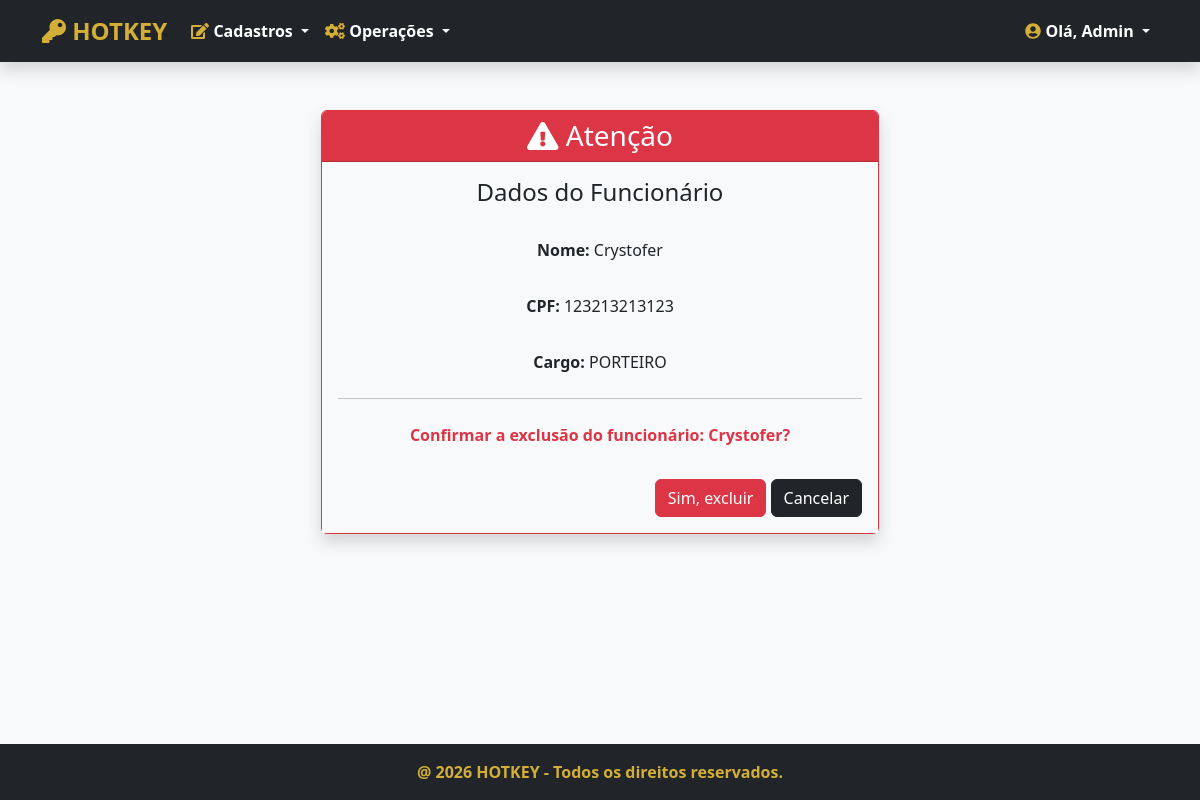
Screenshot of /funcionarios/4/apagar/ (signed in) with the database file from the repository.
### clientes/models.py (models this page shows)
class Pessoa(models.Model):
    nome = models.CharField('Nome', max_length=100, help_text='Nome completo')
    cpf = models.CharField('CPF', max_length=14, unique=True, help_text='Apenas números ou formato 000.000.000-00')

### funcionarios/models.py (models this page shows, shortened)
class Funcionario(Pessoa):
    CARGO_CHOICES = [
        ('PORTEIRO', 'Porteiro'),
        ('GERENTE', 'Gerente'),
    ]
    cargo = models.CharField ('Cargo',max_length=20, choices=CARGO_CHOICES, default='PORTEIRO')
    class Meta:
        verbose_name = 'Funcionario'
        verbose_name_plural = 'Funcionarios'

### funcionarios/views.py (the view)
# urls.py: path('<int:pk>/apagar/', FuncionarioDeleteView.as_view(), name='funcionario_apagar'),
class FuncionarioDeleteView(PermissionRequiredMixin,SuccessMessageMixin, DeleteView):
    permission_required = 'funcionarios.delete_funcionario'
    permission_denied_message = 'Deletar funcionario'
    model = Funcionario
    template_name = 'funcionario_apagar.html'
    success_url = reverse_lazy ('funcionarios')
    success_message = 'Funcionario apagado com sucesso!'

### funcionarios/templates/funcionario_apagar.html (shortened to what this page needs)
{% extends 'index.html' %}
{% load django_bootstrap5 %}
{% block content %}
<div class="container mt-5">
    <div class="card shadow m-3 col-md-6 mx-auto border-danger">
        <div class="card-header bg-danger text-white text-center">
            <h3 class="m-0"><i class="fas fa-exclamation-triangle"></i> Atenção</h3>
        </div>
        <div class="card-body text-center bg-light">
            <h4 class="mb-4">Dados do Funcionário</h4>
            <p class="p-2 mt-2"><strong>Nome: </strong>{{ object.nome }}</p>
            <p class="p-2 mt-2"><strong>CPF: </strong>{{ object.cpf }}</p>
            <p class="p-2 mt-2"><strong>Cargo: </strong>{{  object.cargo }}</p>
            <hr>
            <p class="p-2 mt-2 text-danger fw-bold">Confirmar a exclusão do funcionário: <strong>{{ object.nome }}</strong>?</p>
            <form method="POST" enctype="multipart/form-data">
                <div class="text-end mt-4">
                    {% bootstrap_button button_type="submit" content="Sim, excluir" button_class="btn-danger" %}
                    <a href="{% url 'funcionarios' %}" class="btn btn-dark text-white" type="button">
                        <span class="text">Cancelar</span>
                    </a>
                </div>
            </form>
        </div>
    </div>
</div>
{% endblock %}

### home/templates/index.html (shortened to what this page needs)
<!DOCTYPE html>
{% load static %}
{% load django_bootstrap5 %}
<html lang="pt-br" data-bs-theme="light">
{% block head %}
    {% include "head.html" %}
{% endblock %}
<body class="d-flex flex-column min-vh-100">
    <nav class="navbar navbar-expand-lg bg-dark navbar-dark shadow">
        <div class="container">
            <a class="navbar-brand text-gold fw-bold fs-4" href="/">
                <i class="fas fa-key"></i> HOTKEY
            </a>
            <div class="collapse navbar-collapse" id="menuPrincipal">
                {% if request.user.is_authenticated %}
                <ul class="navbar-nav me-auto mb-2 mb-lg-0">
                    <li class="nav-item dropdown">
                        <a class="nav-link dropdown-toggle fw-bold" href="#" id="menuCadastros" role="button" data-bs-toggle="dropdown">
                            <i class="fas fa-edit text-gold"></i> Cadastros
                        </a>
                    </li>
                    <li class="nav-item dropdown">
                        <a class="nav-link dropdown-toggle fw-bold" href="#" id="menuOperacoes" role="button" data-bs-toggle="dropdown">
                            <i class="fas fa-cogs text-gold"></i> Operações
                        </a>
                    </li>
                </ul>
                <ul class="navbar-nav ms-auto">
                    <li class="nav-item dropdown">
                        <a class="nav-link dropdown-toggle fw-bold text-white" href="#" id="menuUsuario" role="button" data-bs-toggle="dropdown">
                            <i class="fas fa-user-circle text-gold"></i> Olá, {{ request.user.username|title }}
                        </a>
                    </li>
                </ul>
                {% endif %}
            </div>
        </div>
    </nav>
    <main class="flex-grow-1">
        {% block content %}{% endblock %}
    </main>
    {% block footer %}
        {% include "footer.html" %}
    {% endblock %}
</body>
</html>

### home/templates/head.html (style rules this page uses)
body { background-color: #f8f9fa; }
.text-gold { color: #D4AF37 !important; }
.navbar-dark .navbar-nav .nav-link { color: #fff; }

### rows the page displays
Pessoa: nome "Crystofer", cpf "123213213123"
Funcionario: cargo "PORTEIRO"

### other values shown
{{ request.user.username|title }} "Admin"
